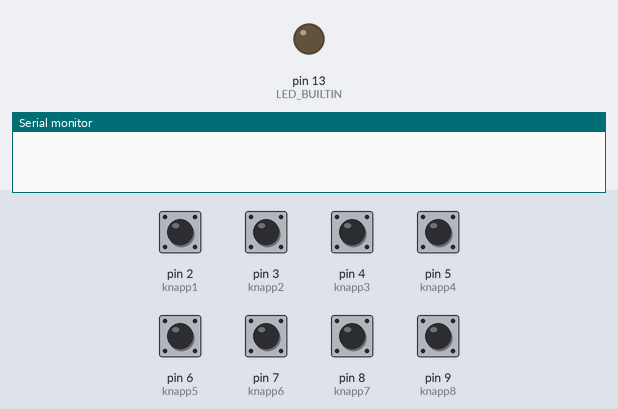
Bench run of a sketch on a simulated Arduino Leonardo, built with avr-gcc and run on an emulated ATmega32U4. On the bench: output pins drawn as LEDs (lit = HIGH), the last lines printed to the serial monitor. Dashed ring = blinking. Inputs (shaded band) come from the test bench; at power-on: pin 2 (knapp1), pin 3 (knapp2), pin 4 (knapp3), pin 5 (knapp4), pin 6 (knapp5), pin 7 (knapp6), pin 8 (knapp7), pin 9 (knapp8) HIGH. USB keyboard and mouse output is not drawn.

Above: at 3.2 s.
3.3 s: pin 9 (knapp8) pulled LOW for 1 s
6.3 s: pin 2 (knapp1) pulled LOW for 1 s
At 6.45 s:
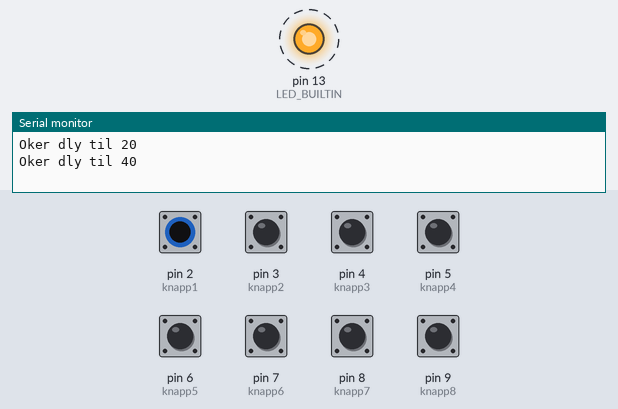
8.8 s: pin 4 (knapp3) pulled LOW for 1 s
At 10.2 s:
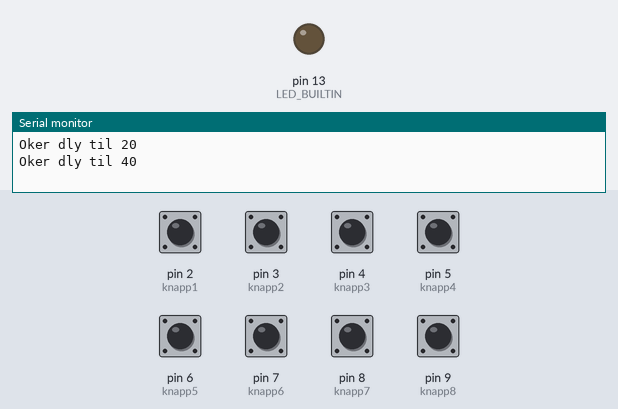
11.8 s: pin 3 (knapp2) pulled LOW for 0.15 s
At 13.2 s:
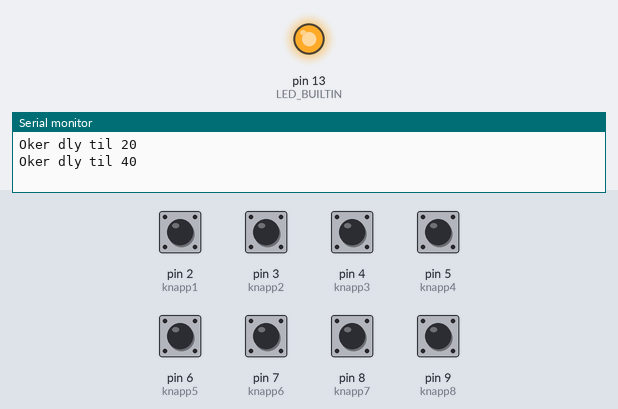
14.9 s: pin 3 (knapp2) pulled LOW for 1 s
At 17.1 s:
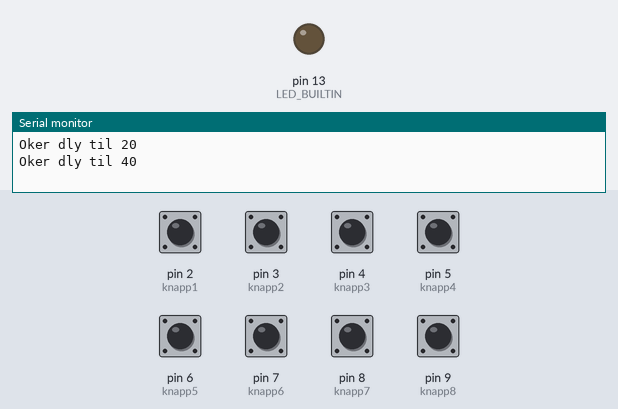
Timing chart, 0 to 18.6 s (numbered marks = the images above; inputs shaded):
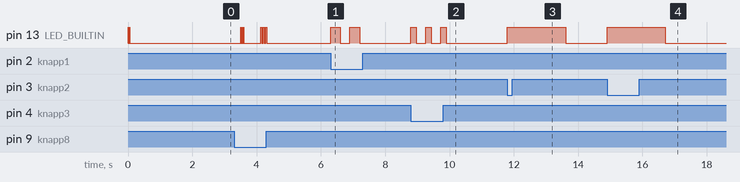

The sketch:

Keyboard_8x.ino
```cpp
/* Filnavn: Keyboard_8x
  Versjon: V1.0
  Revisjon: 5 - 14.05.23 - Kenneth Paulsen

  Program:
  Dette programmet er laget for å fungere som et macrokeyboard med macroer for nyttige tastetrykk i min nåværende jobb.
  Macroene byttes med jevne mellomrom ut da en encoder for å bytte layout ennå ikke er loddet på kretskortet.
  Pr. rev. 5 spares omtrent 200 tastetrykk pr. ordre, og omtrent 3000 pr. arbeidsdag.
*/
#include "Keyboard.h"


const int knapp1 = 2;
const int knapp2 = 3;
const int knapp3 = 4;
const int knapp4 = 5;
const int knapp5 = 6;
const int knapp6 = 7;
const int knapp7 = 8;
const int knapp8 = 9;

int dly = 10;


void setup() {
  Serial.begin(9600);
  Keyboard.begin();
  for (int i = 2; i <= 9; i++) {
    pinMode(i, INPUT_PULLUP);
  }

  pinMode(LED_BUILTIN, OUTPUT);

  for (int j = 0; j <= 2; j++) {
    digitalWrite(LED_BUILTIN, HIGH);
    delay(dly);
    digitalWrite(LED_BUILTIN, LOW);
    delay(dly);
  }

  delay(2000);
}

void loop() {

  if (digitalRead(knapp1) == LOW) {
    diagnose();
    delay(300);
  } else if (digitalRead(knapp2) == LOW) {
    referanser();
    delay(300);
  } else if (digitalRead(knapp3) == LOW) {
    notPrinted();
    delay(300);
  } else if (digitalRead(knapp4) == LOW) {
    fett();
    delay(300);
  } else if (digitalRead(knapp5) == LOW) {
    limeArbKode();
    delay(300);
  } else if (digitalRead(knapp6) == LOW) {
    ramas();
    delay(300);
  } else if (digitalRead(knapp7) == LOW) {
    smoreHenger();
    delay(300);
  } else if (digitalRead(knapp8) == LOW) {
    knapp8Trykket();
    delay(300);
  }
}


void diagnose() {  //DIAGNOSE
  digitalWrite(LED_BUILTIN, HIGH);

  Keyboard.write(KEY_F3);
  delay(dly);
  Keyboard.write(KEY_TAB);
  delay(dly);
  Keyboard.write(KEY_KP_PLUS);
  delay(dly);
  Keyboard.println("00");
  delay(dly);
  Keyboard.write(KEY_DOWN_ARROW);
  delay(dly);
  Keyboard.write(KEY_RETURN);
  delay(dly);
  Keyboard.write(KEY_RETURN);
  delay(dly);
  Keyboard.write(KEY_ESC);

  digitalWrite(LED_BUILTIN, LOW);
}

void referanser() {  // Referanser
  digitalWrite(LED_BUILTIN, HIGH);

  Keyboard.write(KEY_LEFT_ARROW);
  delay(dly);
  Keyboard.write(KEY_LEFT_ARROW);
  for (int t = 0; t <= 7; t++) {
    Keyboard.write(KEY_TAB);
    delay(dly);
  }
  Keyboard.press(KEY_LEFT_CTRL);
  Keyboard.print("c");
  Keyboard.releaseAll();
  Keyboard.press(KEY_LEFT_SHIFT);
  delay(dly);
  for (int sT = 0; sT <= 7; sT++) {
    Keyboard.write(KEY_TAB);
    delay(dly);
  }
  Keyboard.releaseAll();
  Keyboard.write(KEY_RIGHT_ARROW);
  delay(dly);
  for (int t = 0; t <= 3; t++) {
    Keyboard.write(KEY_TAB);
    delay(dly);
  }
  Keyboard.press(KEY_LEFT_CTRL);
  Keyboard.print("v");
  Keyboard.releaseAll();
  delay(dly);
  Keyboard.press(KEY_LEFT_SHIFT);
  for (int i = 0; i <= 3; i++) {
    Keyboard.write(KEY_TAB);
    delay(dly);
  }
  Keyboard.releaseAll();
  Keyboard.write(KEY_LEFT_ARROW);
  delay(dly);
  for (int i = 0; i <= 13; i++) {
    Keyboard.write(KEY_TAB);
    delay(dly);
  }

  digitalWrite(LED_BUILTIN, LOW);
}

void notPrinted() {  // Not printed
  digitalWrite(LED_BUILTIN, HIGH);

  Keyboard.write(KEY_TAB);
  delay(dly);
  Keyboard.press(KEY_DOWN_ARROW);
  Keyboard.releaseAll();
  delay(dly);
  Keyboard.press(KEY_DOWN_ARROW);
  Keyboard.releaseAll();
  delay(dly);
  Keyboard.press(KEY_DOWN_ARROW);
  Keyboard.releaseAll();
  delay(dly);
  Keyboard.press(KEY_LEFT_SHIFT);
  Keyboard.write(KEY_RETURN);
  Keyboard.releaseAll();

  digitalWrite(LED_BUILTIN, LOW);
}

void fett() {  // 0,5 Fett
  digitalWrite(LED_BUILTIN, HIGH);

  Keyboard.write(KEY_F2);
  delay(dly);
  Keyboard.println("1006529");
  delay(dly);
  Keyboard.println("0,5");
  delay(dly);
  Keyboard.write(KEY_ESC);

  digitalWrite(LED_BUILTIN, LOW);
}

void limeArbKode() {  // Lime inn arbeidskode
  digitalWrite(LED_BUILTIN, HIGH);

  Keyboard.write(KEY_F3);
  delay(dly);
  Keyboard.press(KEY_LEFT_CTRL);
  delay(dly);
  Keyboard.print("v");
  Keyboard.releaseAll();
  delay(dly);
  Keyboard.write(KEY_RETURN);
  delay(dly);
  Keyboard.write(KEY_RETURN);
  delay(dly);
  Keyboard.write(KEY_RETURN);
  delay(dly);
  Keyboard.write(KEY_ESC);

  digitalWrite(LED_BUILTIN, LOW);
}

void ramas() {  // Ramas
  digitalWrite(LED_BUILTIN, HIGH);

  Keyboard.press(KEY_LEFT_CTRL);
  delay(dly);
  Keyboard.print("j");
  Keyboard.releaseAll();
  delay(dly * 4);
  Keyboard.write(KEY_LEFT_ARROW);
  delay(dly);
  Keyboard.write(KEY_LEFT_ARROW);
  delay(dly);
  Keyboard.write(KEY_RETURN);
  delay(dly * 2);
  Keyboard.write(KEY_TAB);
  delay(dly);
  Keyboard.write(KEY_TAB);
  delay(dly * 2);
  Keyboard.println("62055");
  delay(dly * 2);
  Keyboard.write(KEY_RETURN);

  digitalWrite(LED_BUILTIN, LOW);
}

void smoreHenger() {  // Smøre henger  248	F8	ø
  digitalWrite(LED_BUILTIN, HIGH);

  Keyboard.write(KEY_F3);
  delay(dly);
  Keyboard.println("21008705");
  for (int t = 0; t <= 17; t++) {
    Keyboard.write(KEY_TAB);
    delay(dly);
  }
  Keyboard.write(KEY_BACKSPACE);
  delay(dly);
  Keyboard.print("Sm");
  Keyboard.print(0xF8);
  Keyboard.print("re henger");
  delay(dly);
  Keyboard.press(KEY_LEFT_SHIFT);
  delay(dly);
  for (int t = 0; t <= 5; t++) {
    Keyboard.write(KEY_TAB);
    delay(dly);
  }
  Keyboard.releaseAll();
  delay(dly);
  Keyboard.print("Sm");
  Keyboard.print(0xF8);
  Keyboard.print("re henger");
  delay(dly);
  Keyboard.write(KEY_ESC);
  delay(dly);
  fett();
}

void knapp8Trykket() {
  delay(200);
  dly = dly * 2;
  Serial.println("Oker dly til " + String(dly));
  for (int i = 0; i <= 2; i++) {
    digitalWrite(LED_BUILTIN, HIGH);
    delay(dly);
    digitalWrite(LED_BUILTIN, LOW);
    delay(dly);
  }
  if (dly >= 2000) {
    dly = 2;
  }
}


//
```

Measured:
- after the input at 6.3 s, pin 13 (LED_BUILTIN): alternates HIGH for 0.30 s and LOW for 0.30 s, 4 changes in all, then stays LOW, starting at once
- after the input at 8.8 s, pin 13 (LED_BUILTIN): alternates HIGH for 0.16 s and LOW for 0.30 s, 6 changes in all, then stays LOW, starting at once
- after the input at 11.8 s, pin 13 (LED_BUILTIN): LOW → HIGH at once, → LOW 1.8 s later
- after the input at 14.9 s, pin 13 (LED_BUILTIN): LOW → HIGH at once, → LOW 1.8 s later
